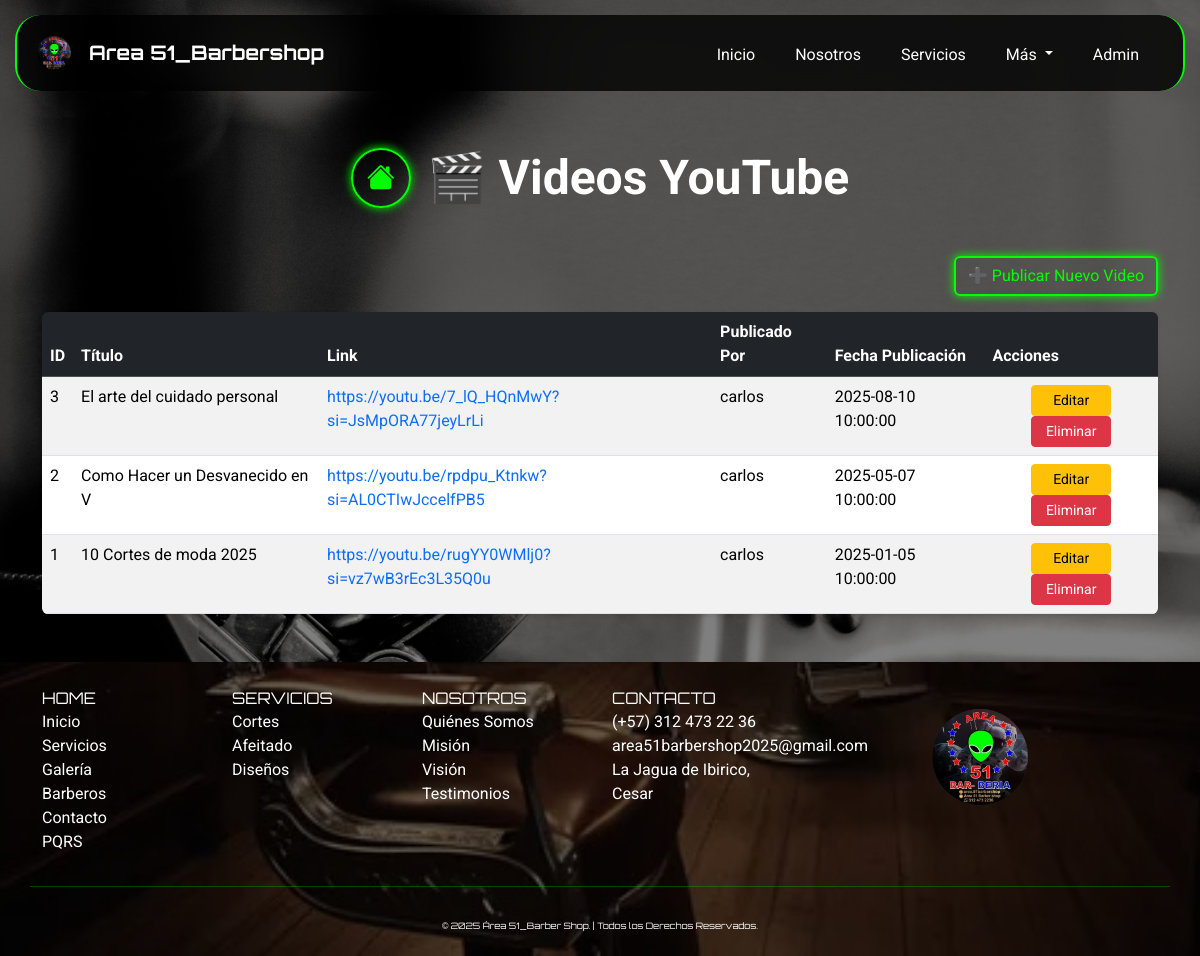
/index.php?page=youtube (signed in), run on an earlier commit of the app's database.
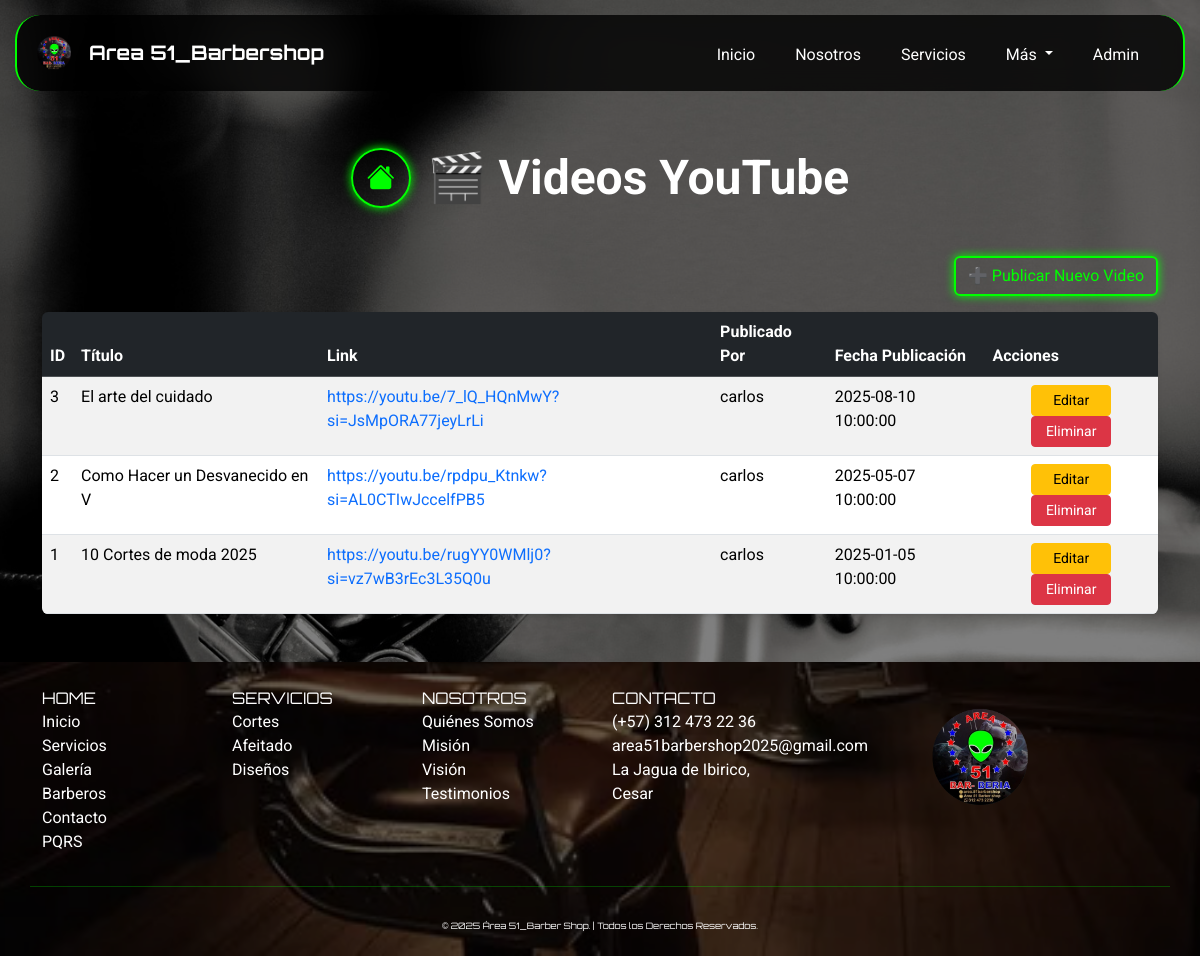
And on a later commit of the database.
### tables this page shows
CREATE TABLE `videos` (
  `id_video` int(11) NOT NULL,
  `titulo` varchar(255) NOT NULL,
  `link` varchar(255) NOT NULL,
  `fecha_publicacion` timestamp NOT NULL DEFAULT current_timestamp(),
  `publicado_por` varchar(100) NOT NULL,
  `estado` enum('activo','inactivo') DEFAULT 'activo'
);

### app/controllers/VideoController.php (called while the page is built, shortened)
<?php
require_once __DIR__ . '/../../config/database.php';
require_once __DIR__ . '/../models/Video.php';
class VideoController {
    private $model;
    public function __construct($db) {
        $this->model = new VideoModel($db);
    }
    public function index($limit = 3) {
        return $this->model->getVideosActivos($limit);
    }
}

### app/models/Video.php (called while the page is built, shortened)
<?php
class VideoModel {
    private $db;
    public function __construct($db) {
        $this->db = $db;
    }
    public function getVideosActivos($limit = 3) {
        $sql = "SELECT * FROM videos WHERE estado = 'activo' ORDER BY fecha_publicacion DESC LIMIT :limit";
        $stmt = $this->db->prepare($sql);
        $stmt->bindValue(':limit', (int)$limit, PDO::PARAM_INT);
        $stmt->execute();
        return $stmt->fetchAll(PDO::FETCH_ASSOC);
    }
}

### app/views/videos/youtube.php (the view, shortened to what this page needs)
<?php
require_once __DIR__ . '/../../controllers/VideoController.php';
require_once __DIR__ . '/../../../config/database.php';
$controller = new VideoController($db);
$videos = $controller->index($limit = 3);
?>
<body>
    <div class="container py-5">
        <div class="d-flex flex-column flex-md-row align-items-center justify-content-center gap-3 mb-5 text-center text-md-start" style="margin-top:100px;">
            <a href="index.php?page=panel" class="btn btn-neon d-flex justify-content-center align-items-center rounded-circle mb-3 mb-md-0" style="width: 60px; height: 60px;"> <i class="bi bi-house-fill fs-3"></i>
            </a>
            <h1 class="fw-bold display-5 text-white mb-0">🎬 Videos YouTube</h1>
        </div>
        <div class="d-flex justify-content-end mb-3">
            <a href="index.php?page=crear_youtube" class="btn btn-neon">➕ Publicar Nuevo Video</a>
        </div>
        <div class="table-wrapper rounded shadow-sm" style="max-height:500px; overflow-y:auto;">
            <table class="table table-striped table-hover mb-0">
                <thead class="table-dark">
                    <tr style="position: sticky; top: 0; z-index: 1;">
                    <th>ID</th>
                    <th>Título</th>
                    <th>Link</th>
                    <th>Publicado Por</th>
                    <th>Fecha Publicación</th>
                    <th>Acciones</th>
                </tr>
            </thead>
            <tbody>
                <?php foreach($videos as $video): ?>
                <tr>
                    <td><?= $video['id_video'] ?></td>
                    <td><?= htmlspecialchars($video['titulo']) ?></td>
                    <td><a class="text-decoration-none" href="<?= htmlspecialchars($video['link']) ?>" target="_blank"><?= htmlspecialchars($video['link']) ?></a></td>
                    <td><?= htmlspecialchars($video['publicado_por']) ?></td>
                    <td><?= $video['fecha_publicacion'] ?></td>
                    <td class="text-center">
                        <a href="index.php?page=editar_youtube&id=<?= $video['id_video'] ?>"
                           class="btn btn-warning btn-sm" style="width: 80px;">Editar</a>
                        <a href="index.php?page=eliminar_youtube&id=<?= $video['id_video'] ?>" class="btn btn-danger btn-sm" style="width: 80px;"
                            onclick="return confirm('¿Estás seguro que deseas eliminar este video?');">
                            Eliminar
                        </a>
                    </td>
                </tr>
                <?php endforeach; ?>
            </tbody>
        </table>
    </div>
</div>
<main>

What changed in the data, as far as the page shows it:
changed videos "https://youtu.be/7_lQ_HQnMwY?si=JsMpORA77jeyLrLi": titulo "El arte del cuidado personal" → "El arte del cuidado"
